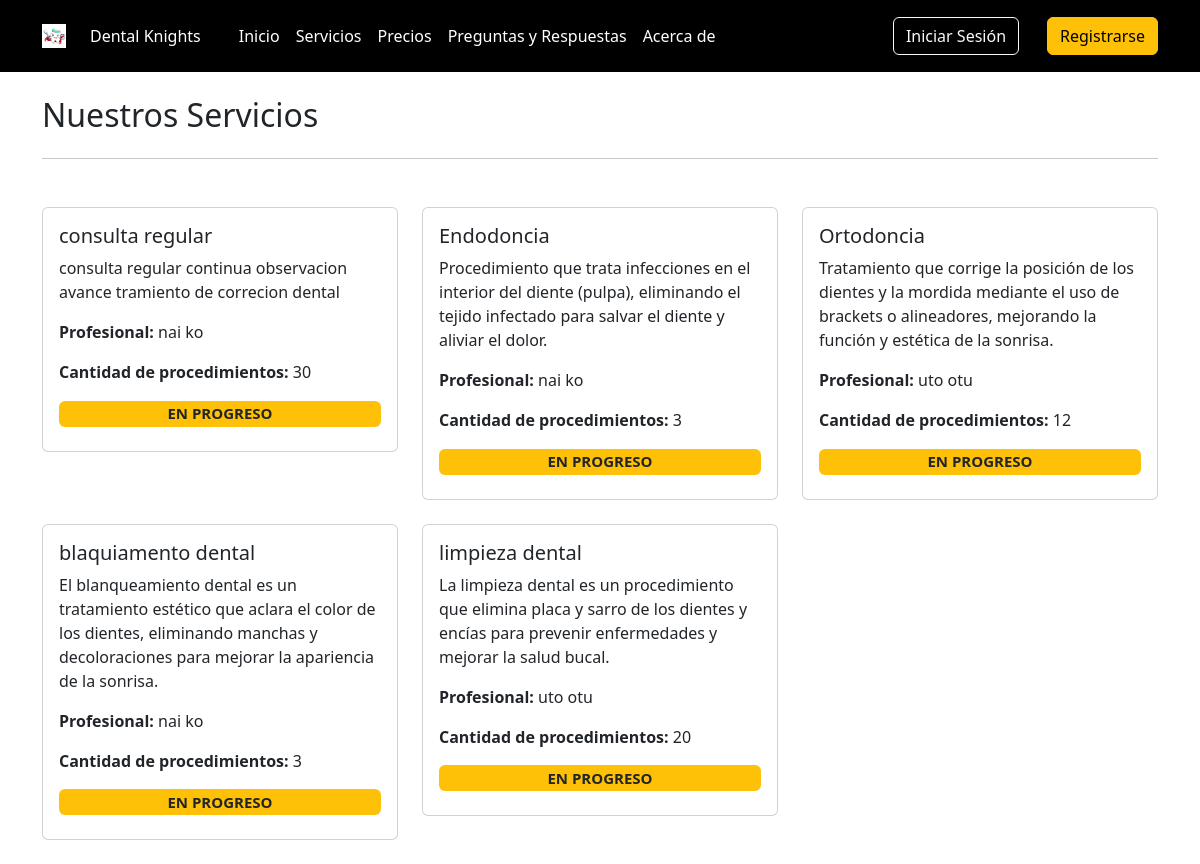
The app's page /servicios/, older data.
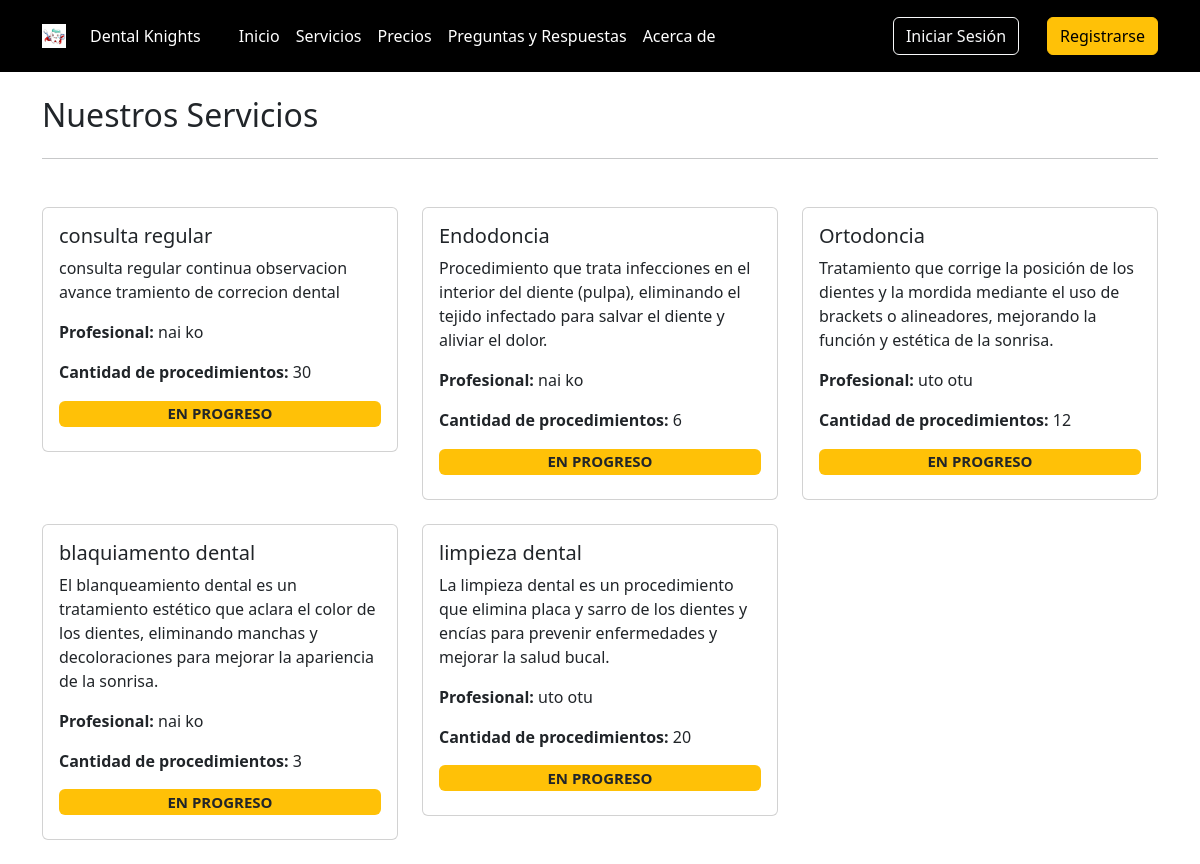
The same page, newer data.
### core/models.py (models this page shows, shortened)
class Servicios(models.Model):
    STATUS_CHOICES = (
        ('S', 'Solicitud de Servicio'),  # Servicio solicitado por el cliente
        ('P', 'En progreso'),            # Servicio en proceso de realización
        ('F', 'Finalizado'),             # Servicio completado
    )
    name = models.CharField(max_length=100, verbose_name='Nombre del Servicio')  # Nombre del servicio
    description = models.TextField(blank=True, null=True, verbose_name='Descripción')  # Descripción opcional del servicio
    profesional = models.ForeignKey(User, on_delete=models.CASCADE, limit_choices_to={'groups__name': 'profesionales'}, verbose_name='Profesional')  # Profesional asignado, relacionado con un usuario del grupo "profesionales"
    n_procedimientos = models.PositiveIntegerField(default=0, verbose_name='Número de sesiones')  # Número de procedimientos o sesiones asociadas al servicio
    status = models.CharField(max_length=1, choices=STATUS_CHOICES, default='S', verbose_name='Estado')  # Estado del servicio, utilizando las opciones definidas en STATUS_CHOICES
    class Meta:
        verbose_name = 'servicio'
        verbose_name_plural = 'servicios'

### core/views.py (the view)
# urls.py: path('servicios/', ServiciosView.as_view(), name='servicios'),
@add_group_name_to_context
class ServiciosView(TemplateView):
    template_name = 'servicios.html'
    def get_context_data(self, **kwargs):
        context = super().get_context_data(**kwargs)
        servicios = Servicios.objects.all().order_by('-id') # Obtiene todos los servicios
        cliente = self.request.user if self.request.user.is_authenticated else None
        for item in servicios:
            if cliente:
                registration = RegistroServicio.objects.filter(servicio=item, cliente=cliente).first()
                item.is_enrolled = registration is not None
            else:
                item.is_enrolled = False
            enrollment_count = RegistroServicio.objects.filter(servicio=item).count()
            item.enrollment_count = enrollment_count
        context['servicios'] = servicios
        return context

### core/views.py (called while the page is built, shortened)
def get_group_and_color(user):
    group = user.groups.first()
    group_id = None
    group_name = None
    group_name_singular = None
    color = None
    return group_id, group_name, group_name_singular, color

def add_group_name_to_context(view_class):
    original_dispatch = view_class.dispatch
    def dispatch(self, request, *args, **kwargs):
        user = self.request.user
        group_id, group_name, group_name_singular, color = get_group_and_color(user)
        context = {
            'group_name': group_name,
            'group_name_singular': group_name_singular,
            'color': color
        }
        self.extra_context = context
        return original_dispatch(self, request, *args, **kwargs)
    view_class.dispatch = dispatch
    return view_class

### templates/servicios.html (shortened to what this page needs)
{% extends 'base.html' %}
{% block content %}
    <div class="container my-4">
        <div class="row">
            <div class="col">
                <h2>Nuestros Servicios</h2>
            </div>
            <div class="col">
            </div>
        </div>
        <hr>
        <div class="row row-cols-1 row-cols-md-2 row-cols-lg-3 g-4 my-4">
            {% for servicio in servicios %}
                <div class="col">
                    <div class="card">
                        <div class="card-body">
                            <h5 class="card-title">{{ servicio.name }}</h5>
                            <p class="card-text">{{ servicio.description }}</p>
                            <p class="card-text">
                                <strong>Profesional: </strong>{{ servicio.profesional.first_name }} {{ servicio.profesional.last_name }}
                            </p>
                            <p class="card-text"><strong>Cantidad de procedimientos: </strong>{{ servicio.n_procedimientos }}</p>
                            {% if servicio.status == 'F' %}
                                <h5><span class="badge bg-danger w-100">{{ servicio.get_status_display|upper }}</span></h5>
                                {% if servicio.is_enrolled %}
                                    <p class="text-success"><strong>Servicio finalizado</strong></p>
                                {% endif %}
                            {% elif servicio.status == 'P' %}
                                <h5><span class="badge bg-warning text-dark w-100">{{ servicio.get_status_display|upper }}</span></h5>
                            {% endif %}
                        </div>
                    </div>
                </div>
            {% endfor %}
        </div>
    </div>
{% endblock %}

Row changes from the older to the newer data that the page shows:
changed Servicios "Endodoncia": n_procedimientos "3" → "6"
